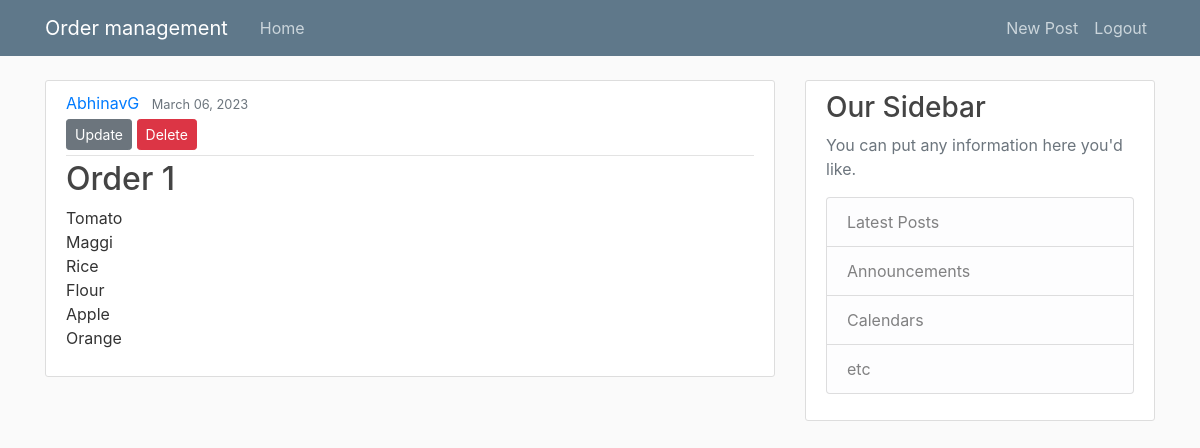
Page /blog/post/2/ (signed in) on the committed database.
### blog/models.py (models this page shows, shortened)
class Post(models.Model):
	title=models.CharField(max_length=100)
	content=models.TextField()
	date_posted=models.DateTimeField(default=timezone.now)
	author=models.ForeignKey(User, on_delete=models.CASCADE)

### blog/views.py (the view)
# urls.py: path('post/<int:pk>/', PostDetailView.as_view(), name='post-detail'),
class PostDetailView(DetailView):
    model = Post

### blog/templates/blog/post_detail.html
{% extends "blog/base.html" %}
{% block content %}
  <article class="media content-section">
    <div class="media-body">
      <div class="article-metadata">
        <a class="mr-2" href="#">{{ object.author }}</a>
        <small class="text-muted">{{ object.date_posted|date:"F d, Y" }}</small>
        {% if object.author == user %}
          <div>
            <a class="btn btn-secondary btn-sm mt-1 mb-1" href="{% url 'post-update' object.id %}">Update</a>
            <a class="btn btn-danger btn-sm mt-1 mb-1" href="{% url 'post-delete' object.id %}">Delete</a>
          </div>
        {% endif %}
      </div>
      <h2 class="article-title">{{ object.title }}</h2>
      <p class="article-content">{{ object.content }}</p>
    </div>
  </article>
{% endblock content %}

### blog/static/blog/main.css (style rules this page uses)
body { background: #fafafa; color: #333333; margin-top: 5rem; }
h1, h2, h3, h4, h5, h6 { color: #444444; }
.content-section { background: #ffffff; padding: 10px 20px; border: 1px solid #dddddd; border-radius: 3px; margin-bottom: 20px; }
.article-title { color: #444444; }
.article-content { white-space: pre-line; }
.article-metadata { padding-bottom: 1px; margin-bottom: 4px; border-bottom: 1px solid #e3e3e3 }

### rows in the picture
Post: author "AbhinavG", date_posted "March 06, 2023", title "Order 1", content "Tomato Maggi Rice Flour Apple Orange"
